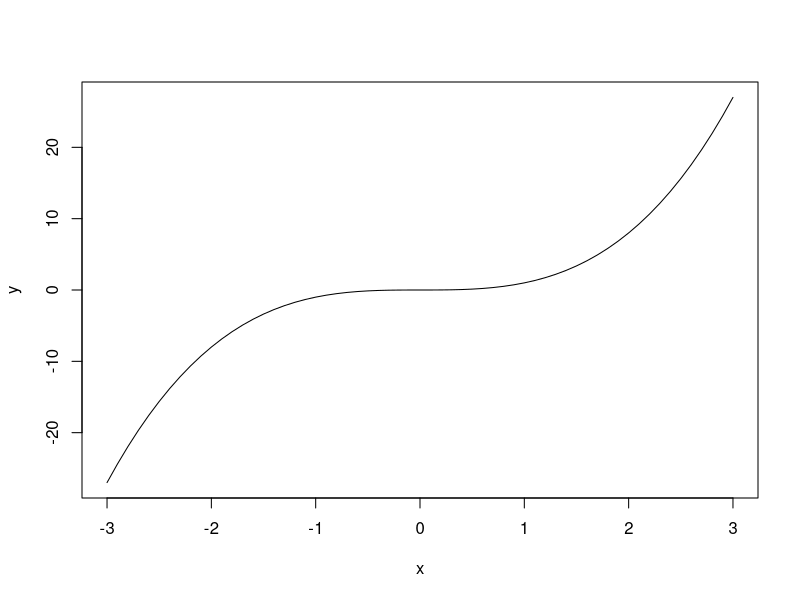

Write the R code that produced this figure.
x = seq( from=-3, to=3, by=0.1 )
y = x^3
#Plot x cubed
plot( x, y, type="l")
dev.copy2eps( file="SimpleGraphXCubed.eps")
